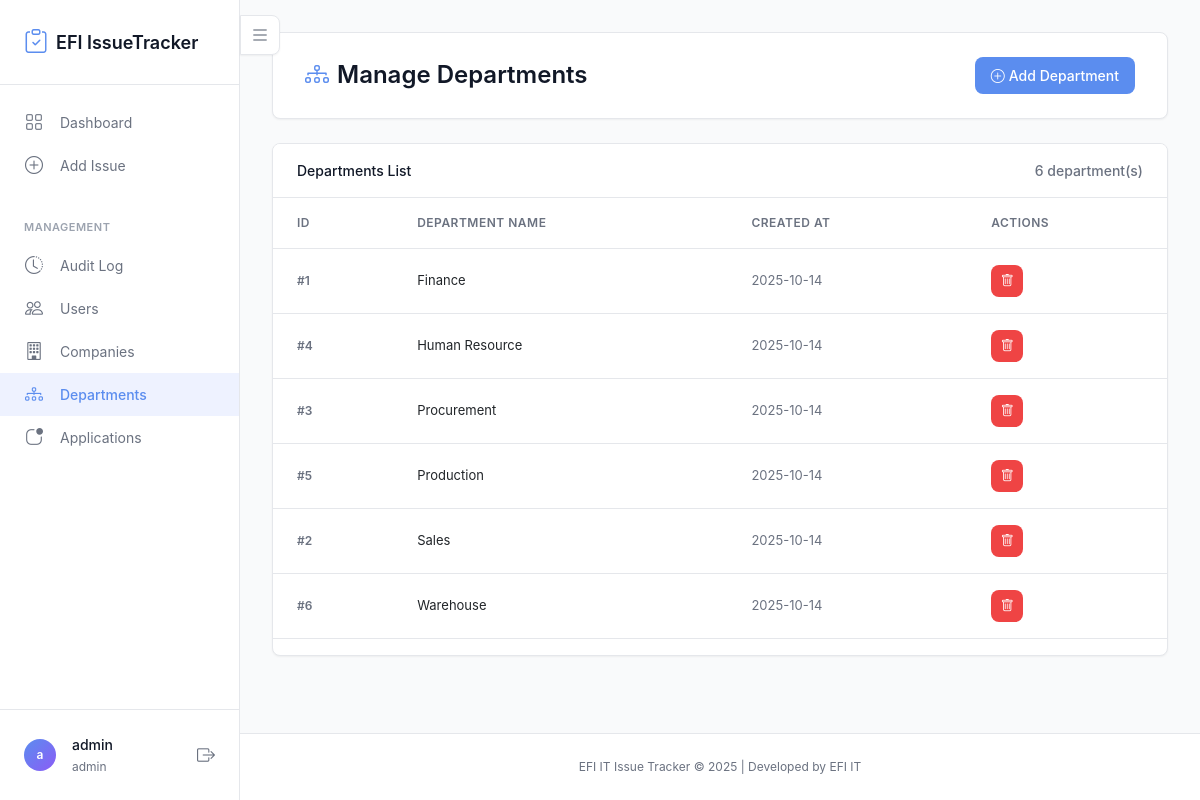
The page /departments (signed in) on the database its author committed.
### tables this page shows
CREATE TABLE users (
                id INTEGER PRIMARY KEY AUTOINCREMENT,
                username TEXT UNIQUE NOT NULL,
                password_hash TEXT NOT NULL,
                role TEXT NOT NULL CHECK(role IN ('admin', 'viewer')),
                created_at TIMESTAMP DEFAULT CURRENT_TIMESTAMP
            );

CREATE TABLE departments (
                id INTEGER PRIMARY KEY AUTOINCREMENT,
                name TEXT UNIQUE NOT NULL,
                created_at TIMESTAMP DEFAULT CURRENT_TIMESTAMP
            );

### app.py (the view)
@app.route('/departments')
@login_required
@admin_required
def manage_departments():
    departments = Department.get_all()
    return render_template('manage_departments.html', departments=departments)

### app.py (called while the page is built)
@login_manager.user_loader
def load_user(user_id):
    user_data = User.get_by_id(int(user_id))
    if user_data:
        return FlaskUser(user_data)
    return None

def admin_required(f):
    @wraps(f)
    def decorated_function(*args, **kwargs):
        if not current_user.is_authenticated or not current_user.is_admin():
            flash('You need admin privileges to access this page.', 'danger')
            return redirect(url_for('dashboard'))
        return f(*args, **kwargs)
    return decorated_function

    def is_admin(self):
        return self.role == 'admin'

### models.py (called while the page is built)
    @staticmethod
    def get_by_id(user_id, db_path='issue_tracker.db'):
        conn = sqlite3.connect(db_path)
        conn.row_factory = sqlite3.Row
        cursor = conn.cursor()
        cursor.execute('SELECT * FROM users WHERE id = ?', (user_id,))
        user = cursor.fetchone()
        conn.close()
        return dict(user) if user else None

    @staticmethod
    def get_all(db_path='issue_tracker.db'):
        conn = sqlite3.connect(db_path)
        conn.row_factory = sqlite3.Row
        cursor = conn.cursor()
        cursor.execute('SELECT * FROM departments ORDER BY name')
        departments = cursor.fetchall()
        conn.close()
        return [dict(dept) for dept in departments]

### templates/manage_departments.html (shortened to what this page needs)
{% extends "base.html" %}
{% block content %}
<div class="page-header">
    <h1><i class="bi bi-diagram-3"></i> Manage Departments</h1>
    <div class="header-actions">
        <button type="button" class="btn btn-primary" data-bs-toggle="modal" data-bs-target="#addDepartmentModal">
            <i class="bi bi-plus-circle"></i> Add Department
        </button>
    </div>
</div>
<div class="card">
    <div class="card-header">
        <span>Departments List</span>
        <span class="text-muted">{{ departments|length }} department(s)</span>
    </div>
    <div class="card-body">
        <div class="table-responsive">
            <table class="table">
                <thead>
                    <tr>
                        <th>ID</th>
                        <th>Department Name</th>
                        <th>Created At</th>
                        <th>Actions</th>
                    </tr>
                </thead>
                <tbody>
                    {% if departments %}
                        {% for dept in departments %}
                        <tr>
                            <td><span class="issue-id">#{{ dept.id }}</span></td>
                            <td>{{ dept.name }}</td>
                            <td><span class="text-muted">{{ dept.created_at[:10] if dept.created_at else '-' }}</span></td>
                            <td>
                                <button type="button" class="btn btn-sm btn-danger btn-icon" data-bs-toggle="modal" data-bs-target="#deleteModal{{ dept.id }}" title="Delete">
                                    <i class="bi bi-trash"></i>
                                </button>
                            </td>
                        </tr>
                        {% endfor %}
                    {% endif %}
                </tbody>
            </table>
        </div>
    </div>
</div>
{% endblock %}

### templates/base.html (shortened to what this page needs)
<!DOCTYPE html>
<html lang="en">
<head>
    <link href="https://cdn.jsdelivr.net/npm/bootstrap@5.3.0/dist/css/bootstrap.min.css" rel="stylesheet">
    <link rel="stylesheet" href="https://cdn.jsdelivr.net/npm/bootstrap-icons@1.11.0/font/bootstrap-icons.css">
    <link rel="stylesheet" href="{{ url_for('static', filename='css/style.css') }}">
</head>
<body class="sidebar-loading">
    {% if current_user.is_authenticated %}
    <div class="app-container">
        <aside class="sidebar">
            <div class="sidebar-header">
                <a href="{{ url_for('dashboard') }}" class="sidebar-brand">
                    <i class="bi bi-clipboard-check"></i>
                    <span>EFI IssueTracker</span>
                </a>
            </div>
            <nav class="sidebar-nav">
                <div class="sidebar-section">
                    <ul class="sidebar-menu">
                        <li class="sidebar-menu-item">
                            <a href="{{ url_for('dashboard') }}" class="sidebar-menu-link {% if request.endpoint == 'dashboard' %}active{% endif %}">
                                <i class="bi bi-grid"></i>
                                <span>Dashboard</span>
                            </a>
                        </li>
                        {% if current_user.is_admin() %}
                        <li class="sidebar-menu-item">
                            <a href="{{ url_for('add_issue') }}" class="sidebar-menu-link {% if request.endpoint == 'add_issue' %}active{% endif %}">
                                <i class="bi bi-plus-circle"></i>
                                <span>Add Issue</span>
                            </a>
                        </li>
                        {% endif %}
                    </ul>
                </div>
                <div class="sidebar-section">
                    <div class="sidebar-section-title">Management</div>
                    <ul class="sidebar-menu">
                        <li class="sidebar-menu-item">
                            <a href="{{ url_for('audit_log') }}" class="sidebar-menu-link {% if request.endpoint == 'audit_log' %}active{% endif %}">
                                <i class="bi bi-clock-history"></i>
                                <span>Audit Log</span>
                            </a>
                        </li>
                        {% if current_user.is_admin() %}
                        <li class="sidebar-menu-item">
                            <a href="{{ url_for('manage_users') }}" class="sidebar-menu-link {% if request.endpoint == 'manage_users' %}active{% endif %}">
                                <i class="bi bi-people"></i>
                                <span>Users</span>
                            </a>
                        </li>
                        <li class="sidebar-menu-item">
                            <a href="{{ url_for('manage_companies') }}" class="sidebar-menu-link {% if request.endpoint == 'manage_companies' %}active{% endif %}">
                                <i class="bi bi-building"></i>
                                <span>Companies</span>
                            </a>
                        </li>
                        <li class="sidebar-menu-item">
                            <a href="{{ url_for('manage_departments') }}" class="sidebar-menu-link {% if request.endpoint == 'manage_departments' %}active{% endif %}">
                                <i class="bi bi-diagram-3"></i>
                                <span>Departments</span>
                            </a>
                        </li>
                        <li class="sidebar-menu-item">
                            <a href="{{ url_for('manage_applications') }}" class="sidebar-menu-link {% if request.endpoint == 'manage_applications' %}active{% endif %}">
                                <i class="bi bi-app-indicator"></i>
                                <span>Applications</span>
                            </a>
                        </li>
                        {% endif %}
                    </ul>
                </div>
            </nav>
            <div class="sidebar-footer">
                <div class="sidebar-user">
                    <div class="sidebar-user-avatar">
                        {{ current_user.username[0] }}
                    </div>
                    <div class="sidebar-user-info">
                        <span class="sidebar-user-name">{{ current_user.username }}</span>
                        <span class="sidebar-user-role">{{ current_user.role }}</span>
                    </div>
                    <a href="{{ url_for('logout') }}" class="sidebar-logout" title="Logout">
                        <i class="bi bi-box-arrow-right"></i>
                    </a>
                </div>
            </div>
        </aside>
        <div class="main-content">
            <button class="sidebar-toggle" id="sidebarToggle" title="Toggle Sidebar">
                <i class="bi bi-list"></i>
            </button>
    {% endif %}
            <main class="container">
                {% block content %}{% endblock %}
            </main>
            <footer class="footer">
                <div class="container text-center">
                    <span class="text-muted">EFI IT Issue Tracker &copy; 2025 | Developed by EFI IT</span>
                </div>
            </footer>
        {% if current_user.is_authenticated %}
        </div>
    </div>
    {% endif %}
</body>
</html>

### rows shown on the page
users: username "a", username "admin", role "admin"
departments: id "1", name "Finance", created_at "2025-10-14"
departments: id "4", name "Human Resource", created_at "2025-10-14"
departments: id "3", name "Procurement", created_at "2025-10-14"
departments: id "5", name "Production", created_at "2025-10-14"
departments: id "2", name "Sales", created_at "2025-10-14"
departments: id "6", name "Warehouse", created_at "2025-10-14"

### other values the page prints
{{ departments|length }} "6"
